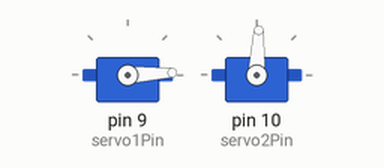
This sketch was run on a simulated Arduino Uno, built with avr-gcc and run on an emulated ATmega328P. Shown: 2 × servo.

Above: at 0.05 s.
At 1.15 s:
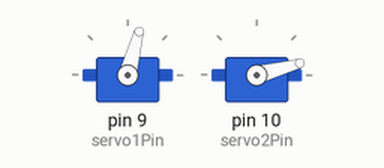
At 2.75 s:
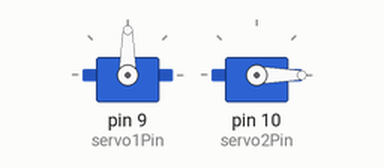
At 5.5 s:
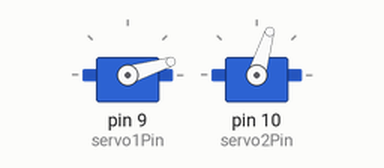
Timing chart, 0 to 7.5 s (numbered marks = the images above):
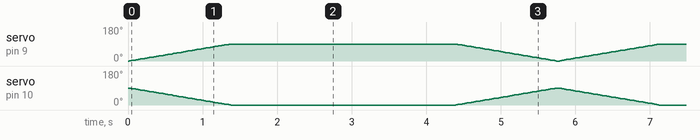

The sketch:

sweep_unsync.ino
```cpp
#include <Servo.h>

// Define the servo pins
const int servo1Pin = 9;
const int servo2Pin = 10;

// Create servo objects
Servo servo1;
Servo servo2;

void setup() {
  // Attach the servos to the pins
  servo1.attach(servo1Pin);
  servo2.attach(servo2Pin);
}

void loop() {
  // Move servo 1 from 0 to 90 degrees
  for (int angle = 0; angle <= 90; angle++) {
    servo1.write(angle);
    // Move servo 2 from 90 to 0 degrees
    servo2.write(90 - angle);
    delay(15); // wait for the servos to reach the position
  }
  delay(3000); // wait for 1 second before repeating

   // Move servo 1 from 0 to 90 degrees
  for (int angle = 0; angle <= 90; angle++) {
    servo2.write(angle);
    // Move servo 2 from 90 to 0 degrees
    servo1.write(90 - angle);
    delay(15); // wait for the servos to reach the position
  }
}
```
